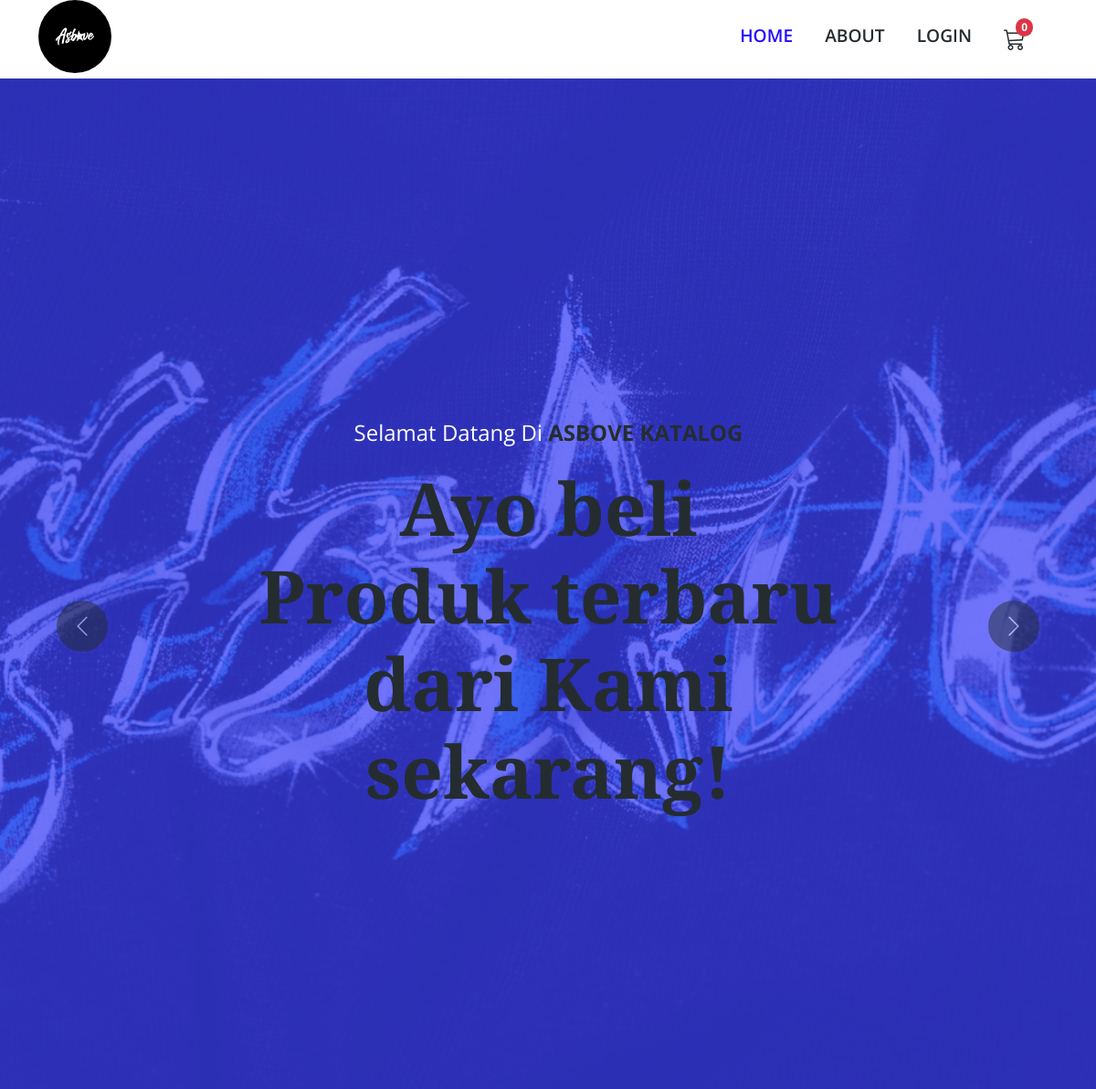
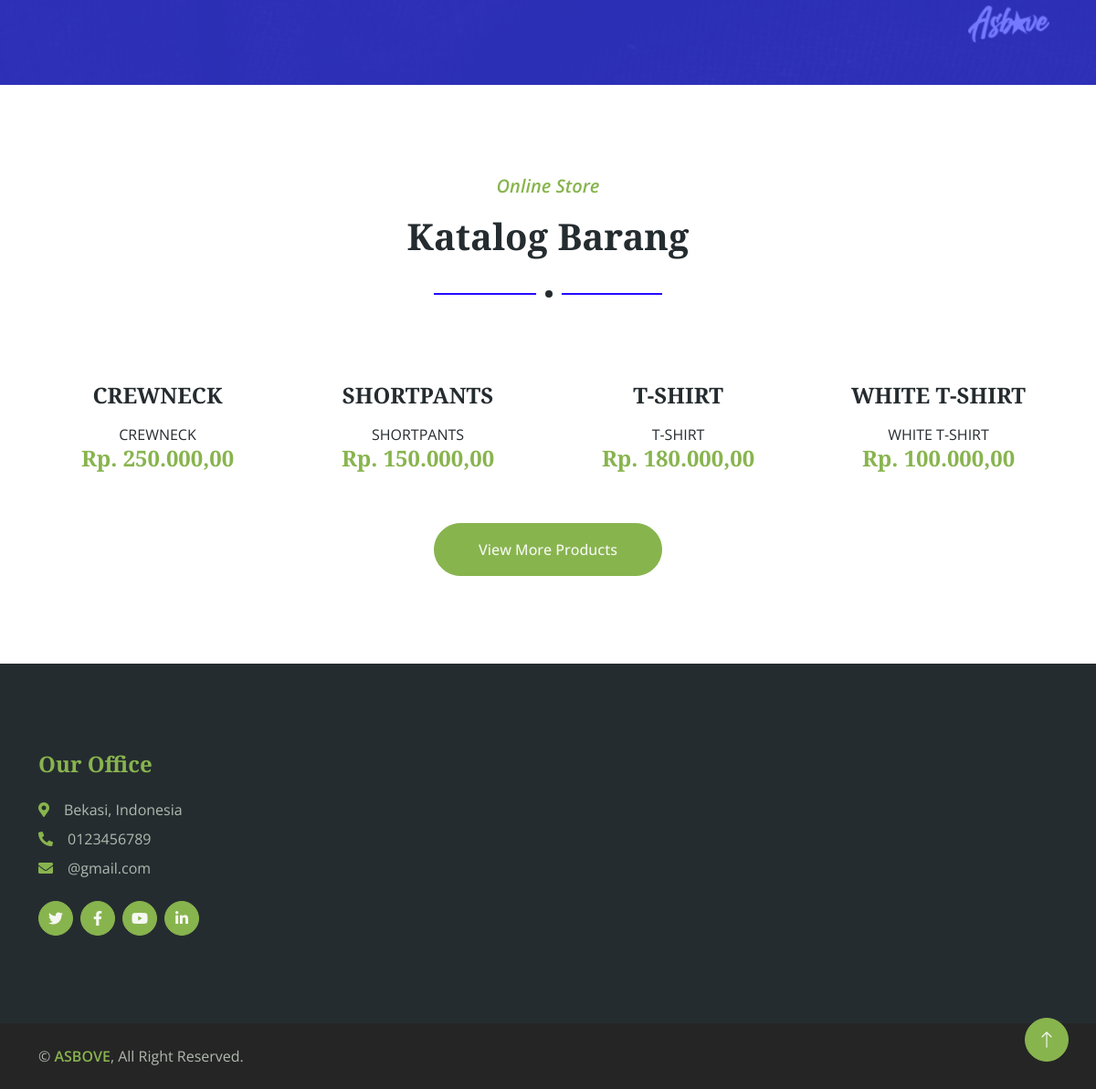
The page / on the database its author committed (2 pictures, top to bottom).
### tables this page shows
CREATE TABLE `tb_katalog` (
  `id_katalog` int(5) NOT NULL,
  `image` varchar(100) NOT NULL,
  `nama_paket` varchar(100) NOT NULL,
  `deskripsi` text NOT NULL,
  `harga` int(11) NOT NULL,
  `id_user` int(5) NOT NULL,
  `size` varchar(5) DEFAULT NULL
);

### application/controllers/Beranda.php (called while the page is built, shortened)
<?php
class Beranda extends CI_Controller
{
    public function __construct()
    {
        $this->load->database();
        $this->load->model('katalog_model');
        $this->load->model('pesanan_model');
        $this->load->helper('text');
    }
    public function index()
    {
        $data = array(
            'title' => 'ASBOVE',
            'page' => 'landing/beranda',
            'getAllKatalog' => $this->katalog_model->get_all_katalog()->result()
        );
        $this->load->view('landing/template/sites', $data);
    }
}

### index.php (called while the page is built, shortened)
<?php
require_once BASEPATH.'core/CodeIgniter.php';

### application/models/Katalog_model.php (called while the page is built, shortened)
<?php if (!defined('BASEPATH')) exit('No direct script access allowed');
class Katalog_model extends CI_Model
{
    public function get_all_katalog()
    {
        $this->db->select('*');
        $this->db->from('tb_katalog tbc');
        $this->db->join('tb_user tbu', 'tbu.id_user = tbc.id_user');
        $query = $this->db->get();
        return $query;
    }
}

### application/views/landing/beranda.php (the view, shortened to what this page needs)
<div class="container-fluid px-0 mb-5">
    <div id="header-carousel" class="carousel slide carousel-fade" data-bs-ride="carousel">
        <div class="carousel-inner">
            <div class="carousel-item active">
                <img class="w-100" src="<?= base_url('assets/landing/') ?>img/background.jpeg" alt="Image">
                <div class="carousel-caption">
                    <div class="container">
                        <div class="row justify-content-center">
                            <div class="col-lg-7 text-center">
                                <p class="fs-4 text-white animated zoomIn">Selamat Datang Di <strong class="text-dark">ASBOVE KATALOG</strong></p>
                                <h1 class="display-1 text-dark mb-4 animated zoomIn">Ayo beli Produk terbaru dari Kami sekarang!</h1>
                            </div>
                        </div>
                    </div>
                </div>
            </div>
        </div>
        <button class="carousel-control-prev" type="button" data-bs-target="#header-carousel" data-bs-slide="prev">
            <span class="carousel-control-prev-icon" aria-hidden="true"></span>
        </button>
        <button class="carousel-control-next" type="button" data-bs-target="#header-carousel" data-bs-slide="next">
            <span class="carousel-control-next-icon" aria-hidden="true"></span>
        </button>
    </div>
</div>
<div class="container-xxl py-5">
    <div class="container">
        <div class="section-title text-center mx-auto wow fadeInUp" data-wow-delay="0.1s" style="max-width: 500px;">
            <p class="fs-5 fw-medium fst-italic text-primary">Online Store</p>
            <h1 class="display-6">Katalog Barang</h1>
        </div>
        <div class="row g-4">
            <?php
            foreach ($getAllKatalog as $row) :
            ?>
                <div class="col-lg-3 col-md-6 wow fadeInUp" data-wow-delay="0.1s">
                    <div class="store-item position-relative text-center">
                        <div class="p-4">
                            <h4 class="mb-3"><?= $row->nama_paket; ?></h4>
                            <h4 class="text-primary">Rp. <?= number_format($row->harga, 2, ",", "."); ?></h4>
                        </div>
                    </div>
                </div>
            <?php endforeach ?>
            <div class="col-12 text-center wow fadeInUp" data-wow-delay="0.1s">
                <a href="" class="btn btn-primary rounded-pill py-3 px-5">View More Products</a>
            </div>
        </div>
    </div>
</div>

### application/views/landing/template/sites.php (shortened to what this page needs)
<?php $url = $this->uri->segment(1); ?>
<!DOCTYPE html>
<html lang="en">
<head>
    <link href="https://cdnjs.cloudflare.com/ajax/libs/font-awesome/5.10.0/css/all.min.css" rel="stylesheet">
    <link href="https://cdn.jsdelivr.net/npm/bootstrap-icons@1.4.1/font/bootstrap-icons.css" rel="stylesheet">
    <link href="<?= base_url('assets/landing/') ?>lib/animate/animate.min.css" rel="stylesheet">
    <link href="<?= base_url('assets/landing/') ?>lib/owlcarousel/assets/owl.carousel.min.css" rel="stylesheet">
    <link href="<?= base_url('assets/landing/') ?>css/bootstrap.min.css" rel="stylesheet">
    <link href="<?= base_url('assets/landing/') ?>css/style.css" rel="stylesheet">
</head>
<body>
    <div class="container-fluid bg-white sticky-top">
        <div class="container">
            <nav class="navbar navbar-expand-lg bg-white navbar-light py-2 py-lg-0">
                <a href="index.html" class="navbar-brand">
                    <img class="img-fluid" src="<?= base_url('assets/landing/') ?>img/LOGOASBOVE.jpeg" alt="Logo" style="border-radius: 50%; width: 80px; height: auto;">
                </a>
                <div class="collapse navbar-collapse" id="navbarCollapse">
                    <div class="navbar-nav ms-auto">
                        <a href="<?= base_url('') ?>" class="nav-item nav-link <?= ($url == '' || $url == 'Beranda') ? 'active' : ''; ?>" style="font-size: 1.2rem;">Home</a>
                        <a href="<?= base_url('About') ?>" class="nav-item nav-link <?= $url == 'About' ? 'active' : ''; ?>" style="font-size: 1.2rem;">About</a>
                        <?php if ($this->session->userdata('username')): ?>
                            <a href="#" class="nav-item nav-link" style="font-size: 1.2rem;"><?= $this->session->userdata('username'); ?></a>
                            <a href="<?= base_url('login/logout') ?>" class="nav-item nav-link text-danger" style="font-size: 1.2rem;">Logout</a>
                        <?php else: ?>
                            <a href="<?= base_url('Login') ?>" class="nav-item nav-link" style="font-size: 1.2rem;">Login</a>
                        <?php endif; ?>
                        <a href="<?= base_url('Cart/detail_keranjang') ?>" class="nav-item nav-link position-relative" style="font-size: 1.2rem;">
                            <i class="bi bi-cart3" style="position: relative; font-size: 1.5rem;"></i>
                            <span id="cart-count" class="position-absolute badge rounded-pill bg-danger"
                                style="top: 10px; right: -8px; transform: translate(0, 50%); font-size: 0.75rem; padding: 4px 6px;">
                                <?php echo $this->cart->total_items(); ?>
                            </span>
                        </a>
                    </div>
                </div>
            </nav>
        </div>
    </div>
    <?php $this->load->view($page); ?>
    <div class="container-fluid bg-dark footer mt-5 py-5 wow fadeIn" data-wow-delay="0.1s">
        <div class="container py-5">
            <div class="row g-5">
                <div class="col-lg-3 col-md-6">
                    <h4 class="text-primary mb-4">Our Office</h4>
                    <p class="mb-2"><i class="fa fa-map-marker-alt text-primary me-3"></i>Bekasi, Indonesia</p>
                    <p class="mb-2"><i class="fa fa-phone-alt text-primary me-3"></i>0123456789</p>
                    <p class="mb-2"><i class="fa fa-envelope text-primary me-3"></i>@gmail.com</p>
                    <div class="d-flex pt-3">
                        <a class="btn btn-square btn-primary rounded-circle me-2" href=""><i class="fab fa-twitter"></i></a>
                        <a class="btn btn-square btn-primary rounded-circle me-2" href=""><i class="fab fa-facebook-f"></i></a>
                        <a class="btn btn-square btn-primary rounded-circle me-2" href=""><i class="fab fa-youtube"></i></a>
                        <a class="btn btn-square btn-primary rounded-circle me-2" href=""><i class="fab fa-linkedin-in"></i></a>
                    </div>
                </div>
            </div>
        </div>
    </div>
    <div class="container-fluid copyright py-4">
        <div class="container">
            <div class="row">
                <div class="col-md-6 text-center text-md-start mb-3 mb-md-0">
                    &copy; <a class="fw-medium" href="#"> ASBOVE</a>, All Right Reserved.
                </div>
            </div>
        </div>
    </div>
    <a href="#" class="btn btn-lg btn-primary btn-lg-square rounded-circle back-to-top"><i class="bi bi-arrow-up"></i></a>
</body>
</html>

### assets/landing/css/style.css (style rules this page uses)
:root { --primary: #240bff; --secondary: #f3ff1c; --light: #F5F8F2; --dark: #252C30; }
.back-to-top { position: fixed; display: none; right: 30px; bottom: 30px; z-index: 99; }
.fw-medium { font-weight: 600; }
.btn { transition: .5s; font-weight: 500; }
.btn-primary, .btn-outline-primary:hover { color: var(--light); }
.btn-square { width: 38px; height: 38px; }
.btn-lg-square { width: 48px; height: 48px; }
.btn-square, .btn-sm-square, .btn-lg-square { padding: 0; display: flex; align-items: center; justify-content: center; font-weight: normal; }
.sticky-top { top: -150px; transition: .5s; }
.navbar .navbar-brand { position: absolute; padding: 0; width: 170px; height: 135px; top: 0; left: 0; }
.navbar .navbar-nav .nav-link { margin-right: 35px; padding: 25px 0; color: var(--dark); font-weight: 600; text-transform: uppercase; outline: none; font-size: 1.5rem; }
.navbar .navbar-nav .nav-link:hover, .navbar .navbar-nav .nav-link.active { color: var(--primary); }
.carousel-caption { top: 0; left: 0; right: 0; bottom: 0; display: flex; align-items: center; background: rgba(60, 66, 255, 0.7); z-index: 1; }
.carousel-caption p { color: #240bff; }
.carousel-caption h1 { color: #f2ff35; }
.carousel-control-prev, .carousel-control-next { width: 15%; }
.carousel-control-prev-icon, .carousel-control-next-icon { width: 3.5rem; height: 3.5rem; border-radius: 3.5rem; background-color: var(--dark); border: 15px solid var(--dark); }
.section-title { position: relative; margin-bottom: 3rem; padding-bottom: 2rem; }
.section-title::before { position: absolute; content: ""; width: 50%; height: 2px; bottom: 0; left: 0; background: var(--primary); }
.section-title::after { position: absolute; content: ""; width: 28px; height: 28px; bottom: -13px; left: calc(25% - 13px); background: var(--dark); border: 10px solid #FFFFFF; border-radius: 28px; }
.section-title.text-center::before { left: 25%; }
.section-title.text-center::after { left: calc(50% - 13px); }
.footer { color: #B0B9AE; }
.copyright { color: #B0B9AE; }
.copyright { background: #252525; }

### rows shown on the page
tb_katalog: nama_paket "CREWNECK", harga "250.000,00"
tb_katalog: nama_paket "SHORTPANTS", harga "150.000,00"
tb_katalog: nama_paket "T-SHIRT", harga "180.000,00"
tb_katalog: nama_paket "WHITE T-SHIRT", harga "100.000,00"

### other values the page prints
$this->cart->total_items() "0"
